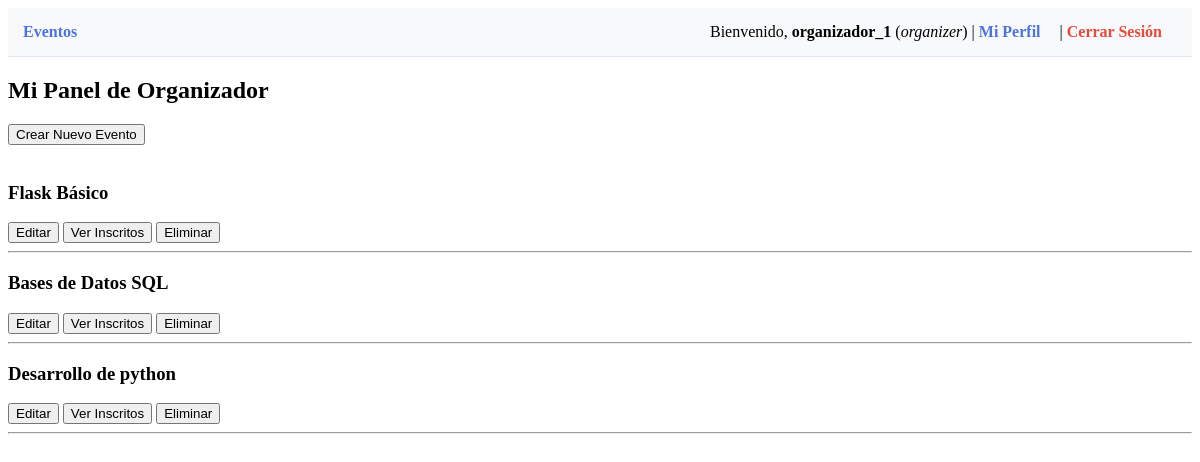
The page /events/dashboard (signed in) on the database its author committed.
### models.py (models this page shows)
class User(db.Model, UserMixin):
    __tablename__ = 'users'
    id = db.Column(db.Integer, primary_key=True)
    username = db.Column(db.String(50), unique=True, nullable=False)
    email = db.Column(db.String(120), unique=True, nullable=False)
    password_hash = db.Column(db.String(256), nullable=False)
    role = db.Column(db.String(20), nullable=False) # 'organizer' o 'attendee'
    bio = db.Column(db.Text, nullable=True)
    events_created = db.relationship('Event', backref='organizer', lazy=True)
    registrations = db.relationship('Registration', backref='user', lazy=True)

class Event(db.Model):
    __tablename__ = 'events'
    id = db.Column(db.Integer, primary_key=True)
    title = db.Column(db.String(100), nullable=False)
    description = db.Column(db.Text, nullable=False)
    date = db.Column(db.DateTime, nullable=False)
    capacity = db.Column(db.Integer, nullable=False)
    category = db.Column(db.String(50), nullable=False)
    organizer_id = db.Column(db.Integer, db.ForeignKey('users.id'), nullable=False)
    attendees = db.relationship('Registration', backref='event', lazy=True)

### events/routes.py (the view)
@events_bp.route('/dashboard')
@login_required
@role_required('organizer')
def dashboard_organizer():
    my_events = Event.query.filter_by(organizer_id=current_user.id).all()
    return render_template('events/dashboard.html', events=my_events)

### app.py (called while the page is built)
def create_app():
    app = Flask(__name__)
    app.config.from_object(Config)
    db.init_app(app)
    login_manager = LoginManager()
    login_manager.login_view = 'auth.login' # Ruta a la que redirige si no está autenticado
    login_manager.init_app(app)
    @login_manager.user_loader
    def load_user(user_id):
        return User.query.get(int(user_id))
    from auth.routes import auth_bp
    from events.routes import events_bp
    from users.routes import users_bp
    app.register_blueprint(auth_bp)
    app.register_blueprint(events_bp)
    app.register_blueprint(users_bp)
    with app.app_context():
        db.create_all()
    @app.route('/')
    def index():
        return redirect(url_for('events.list_events'))
    return app

### events/routes.py (called while the page is built)
def role_required(role_name):
    def decorator(f):
        @wraps(f)
        def decorated_function(*args, **kwargs):
            if current_user.role != role_name:
                abort(403)
            return f(*args, **kwargs)
        return decorated_function
    return decorator

### templates/events/dashboard.html
{% extends 'base.html' %}
{% block content %}
<h2>Mi Panel de Organizador</h2>
<a href="{{ url_for('events.create_event') }}"><button>Crear Nuevo Evento</button></a>
<br><br>
{% for event in events %}
    <div>
        <h3>{{ event.title }}</h3>
        <a href="{{ url_for('events.edit_event', event_id=event.id) }}"><button>Editar</button></a>
        <a href="{{ url_for('events.view_attendees', event_id=event.id) }}"><button>Ver Inscritos</button></a>
        <form action="{{ url_for('events.delete_event', event_id=event.id) }}" method="POST" style="display:inline;">
            <button type="submit" onclick="return confirm('¿Eliminar evento?')">Eliminar</button>
        </form>
    </div>
    <hr>
{% endfor %}
{% endblock %}

### templates/base.html (shortened to what this page needs)
<!DOCTYPE html>
<html lang="es">
<head>
</head>
<body>
    <nav>
        <div>
            <a href="{{ url_for('events.list_events') }}">Eventos</a>
        </div>
        <div>
            {% if current_user.is_authenticated %}
                <span>Bienvenido, <strong>{{ current_user.username }}</strong> (<i>{{ current_user.role }}</i>)</span> |
                <a href="{{ url_for('users.profile') }}">Mi Perfil</a> |
                <a href="{{ url_for('auth.logout') }}" class="logout-btn">Cerrar Sesión</a>
            {% else %}
                <a href="{{ url_for('auth.login') }}">Ingresar</a> |
                <a href="{{ url_for('auth.register') }}">Registrarse</a>
            {% endif %}
        </div>
    </nav>
    {% block content %}
    {% endblock %}
</body>
</html>

### templates/base.html (style rules this page uses)
nav { background-color: #f8f9fa; padding: 15px; border-bottom: 1px solid #e3e6f0; margin-bottom: 20px; display: flex; justify-content: space-between; align-items: center; }
nav a { color: #4e73df; text-decoration: none; margin-right: 15px; font-weight: bold; }
.logout-btn { color: #e74a3b; }

### rows shown on the page
User: username "organizador_1", role "organizer"
Event: title "Flask Básico"
Event: title "Bases de Datos SQL"
Event: title "Desarrollo de python"
